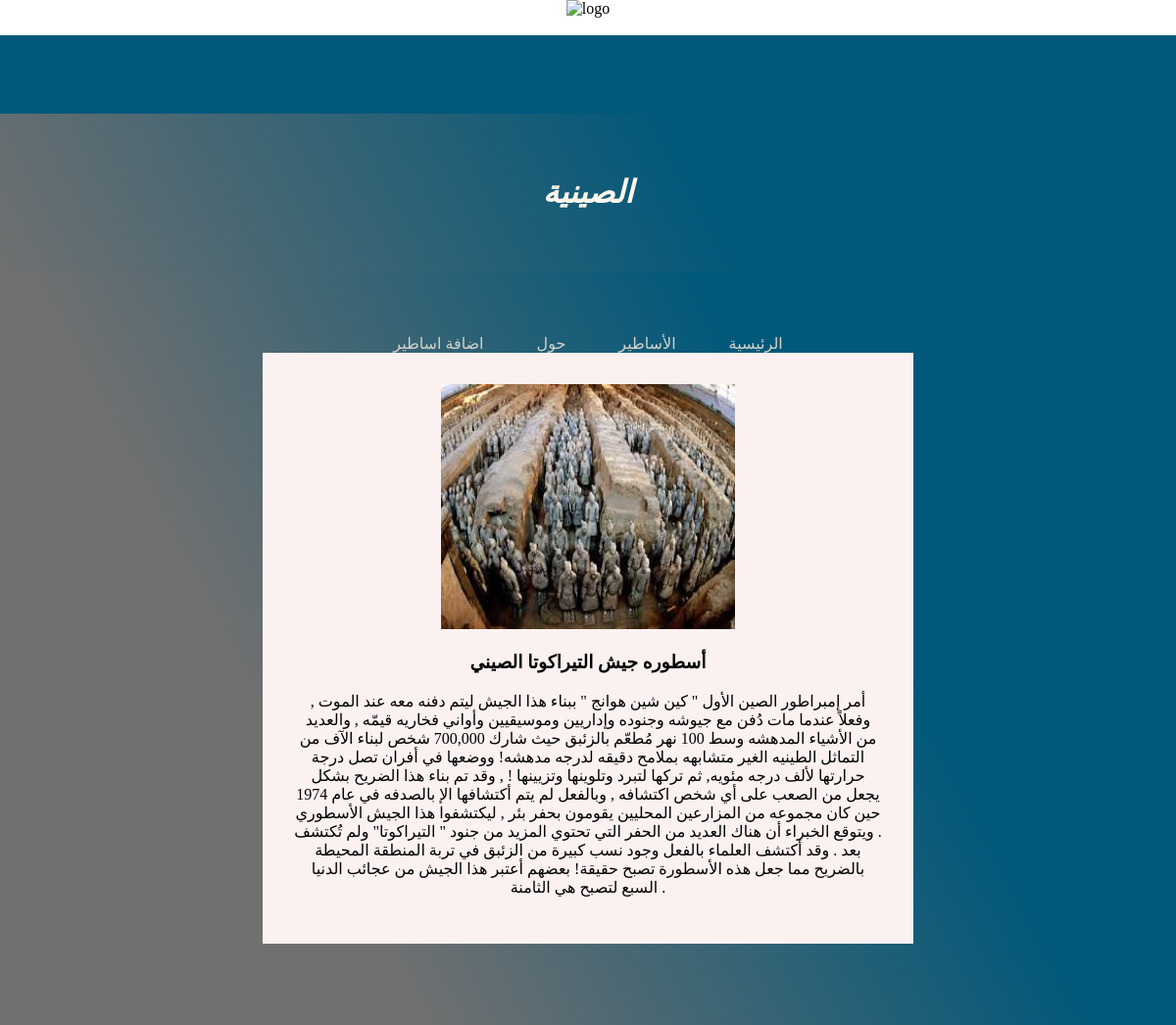
The app's page /view.php?name=الصينية with its own data.
### tables this page shows
CREATE TABLE `legends` (
  `id` int(11) NOT NULL,
  `name` varchar(100) NOT NULL,
  `title` varchar(100) NOT NULL,
  `description` text NOT NULL
);

### view.php (the view, shortened to what this page needs)
<?php
$connection = mysqli_connect('localhost', 'root', '', 'unicorn');
?>
<!DOCTYPE html>
<html lang="en">
<head>
    <mate charest="UTF-8">
        <link rel="stylesheet" href="style.css">
</head>
<body background="https://www.ralentirtravaux.com/images/mercure-confiant-bacchus.jpg">
    <center><img Src="https://logo-maker-api.s3.us-west-2.amazonaws.com/projects/5fbc470caf08f00d75728786/thumbnail.png?AWSAccessKeyId=AKIA6LFXYJ6BXG4EKM6A&Expires=1606509888&Signature=dNUm0GqFy4Mpu8PdpzitJ7n36UQ%3D" height="150" width="150" alt="logo"></center>
    <span id=clockSpan></span>
    <div class="container">
        <nav style="margin-top:15px">
            <ul>
                <li><a href="add.php">اضافة اساطير</a></li>
                <li><a href="">حول</a></li>
                <li><a href="">الأساطير</a></li>
                <li><a href="home.php">الرئيسية</a></li>
            </ul>
        </nav>
    </div>
    <div class="main">
        <div class="main-text">
            <h1 class="text"><?php echo $_GET['name'] ?></h1>
        </div>
    </div>
    <?php
    if ($_GET['name'] == 'العربية') {
        $get = mysqli_query($connection, "SELECT * FROM legends where name='العربية'");
        $legend = mysqli_fetch_array($get);
    ?>
        <div class="cards" style="text-align: center;">
            <div class="card" style="width:600px">
                <div class="photo">
                    <img Src="https://pbs.twimg.com/profile_images/2417929642/t5vjvvjrh1ahcx8douze_400x400.jpeg" height="250" width="300" alt="العنقاء" class="card-img">
                </div>
                <div class="cards-text">
                    <h3> <?php echo   $legend['title']  ?></h3>
                    <p><?php echo  $legend['description']  ?></p>
                </div>
            </div>
        </div>
    <?php
    } elseif ($_GET['name'] == 'الصينية') {
        $get = mysqli_query($connection, "SELECT * FROM legends where name='الصينية'");
        $legend = mysqli_fetch_array($get);
    ?>
        <div class="cards" style="text-align: center;">
            <div class="card" style="width:600px">
                <div class="photo">
                    <img Src="chineese.jpeg" height="250" width="300" alt=" جيش التيراكوتا الصيني" class="card-img">
                </div>
                <div class="cards-text">
                    <h3> <?php echo   $legend['title']  ?></h3>
                    <p><?php echo  $legend['description']  ?></p>
                </div>
            </div>
        </div>
    <?php
    }
    ?>
</body>
</html>

### records on screen
legends: title "أسطوره جيش التيراكوتا الصيني", description "أمر إمبراطور الصين الأول \" كين شين هوانج \" ببناء هذا الجيش ليتم دفنه معه عند الموت , وفعلاً عندما مات دُفن مع جيوشه وجنوده وإداريين وموسيقيين وأواني فخاريه قيمّه , والعديد من الأشياء المدهشه وسط 100 نهر مُطعّم بالزئبق حيث شارك 700,000 شخص لبناء الآف من التماثل الطينيه الغير متشابهه بملامح دقيقه لدرجه مدهشه! ووضعها في أفران تصل درجة حرارتها لألف درجه مئويه, ثم تركها لتبرد وتلوينها وتزيينها ! , وقد تم بناء هذا الضريح بشكل يجعل من الصعب على أي شخص اكتشافه , وبالفعل لم يتم أكتشافها الإ بالصدفه في عام 1974 حين كان مجموعه من المزارعين المحليين يقومون بحفر بئر , ليكتشفوا هذا الجيش الأسطوري . ويتوقع الخبراء أن هناك العديد من الحفر التي تحتوي المزيد من جنود \" التيراكوتا\" ولم تُكتشف بعد . وقد أكتشف…"

### other values on screen
$_GET['name'] "الصينية"
